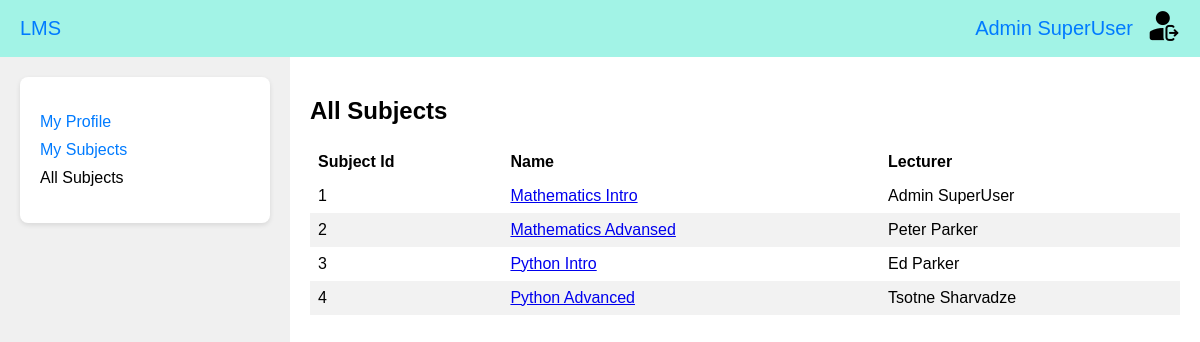
The app's page /all_subjects/ (signed in), older data.
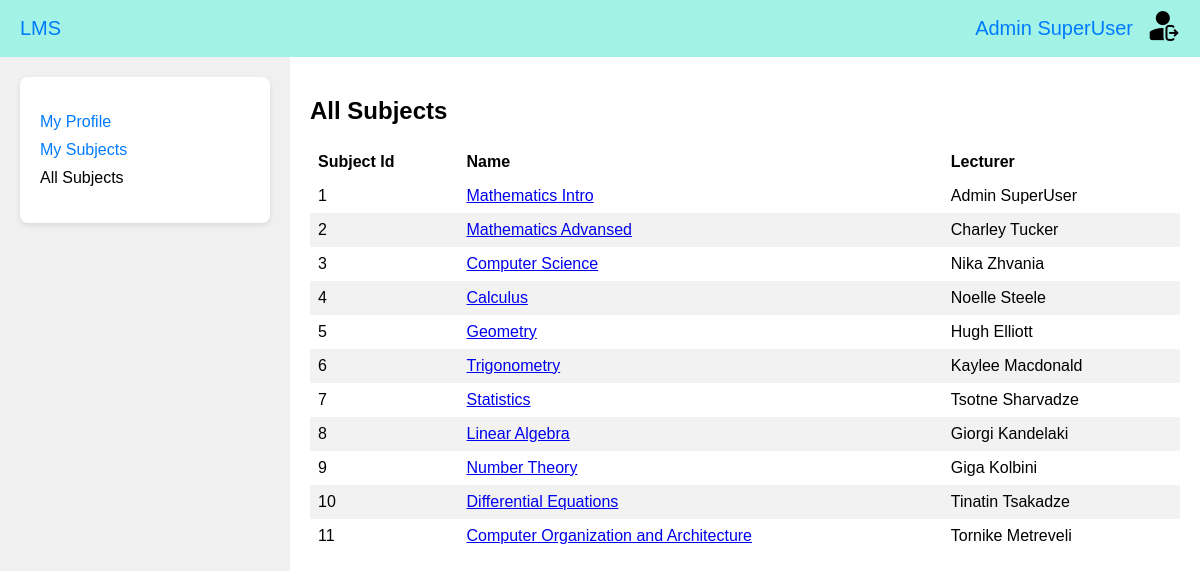
The same page, newer data.
### universities_app/models.py (models this page shows, shortened)
class Subject(models.Model):
    name = models.CharField(max_length=200, verbose_name=_("Subject name"), unique=True)
    description = models.TextField(verbose_name=_("Description"))
    syllabus = models.FileField(verbose_name=_("Syllabus"), upload_to="syllabus/")
    faculties = models.ManyToManyField("Faculty", verbose_name=_("Faculties"))
    lecturer = models.OneToOneField(
        "Lecturer", on_delete=models.CASCADE, verbose_name=_("Lecturer")
    )
    student = models.ManyToManyField(
        "Student",
        verbose_name=_("Student"),
        limit_choices_to={"id__lte": 7},
        blank=True,
    )
    class Meta:
        verbose_name = _("Subject")
        verbose_name_plural = _("Subjects")

class Lecturer(models.Model):
    user = models.OneToOneField(
        "accounts_app.CustomUser", on_delete=models.CASCADE, verbose_name=_("User")
    )
    first_name = models.CharField(
        max_length=200, verbose_name=_("Lecturer first name"), blank=True
    )
    last_name = models.CharField(
        max_length=200, verbose_name=_("Lecturer last name"), blank=True
    )
    class Meta:
        verbose_name = _("Lecturer")
        verbose_name_plural = _("Lecturers")
    def __str__(self):
        return f"{self.first_name} {self.last_name}"

### universities_app/views.py (the view)
# urls.py: path('all_subjects/', AllSubjectsView.as_view(), name='all_subjects'),
@method_decorator(login_required(login_url='/'), name='dispatch')
class AllSubjectsView(ListView):
    template_name = 'universities_app/all_subjects.html'
    model = Subject
    context_object_name = 'subjects'
    def get_context_data(self, **kwargs: Any):
        context = super().get_context_data(**kwargs)
        return context

### templates/universities_app/all_subjects.html (shortened to what this page needs)
{% load static %}
<!DOCTYPE html>
<html lang="en">
<head>
    <link rel="stylesheet" href="{% static 'css/main_styles.css' %}?v=2">
</head>
<body>
    {% include 'menu.html' %}
    <div class="main-page">
        <div class="main-page-content">
            <div class="sidebar">
                <div class="box">
                    <ul>
                        <li><a href="{% url 'profile' %}">My Profile</a></li>
                        <li><a href="{% url 'subjects' %}">My Subjects</a></li>
                        <li><a href="{% url 'all_subjects' %}" class="selected"> All Subjects</a></li>
                    </ul>
                </div>
            </div>
            <div class="content">
                    <h2>All Subjects</h2>
                    <table>
                        <thead>
                          <tr>
                            <th>Subject Id</th>
                            <th>Name</th>
                            <th>Lecturer</th>
                        </tr>
                        </thead>
                        <tbody>
                            {% for subject in subjects %}
                            <tr>
                              <td>{{ subject.id }}</td>
                              <td><a href="{% url 'subject' subject.id %}">{{ subject.name }}</a></td>
                              <td>{{ subject.lecturer }}</td>
                            </tr>
                          {% endfor %}
                        </tbody>
                    </table>
            </div>
        </div>
    </div>
</body>
</html>

Row changes from the older to the newer data that the page shows:
changed Subject "Mathematics Advansed": lecturer "Peter Parker" → "Charley Tucker"
changed Subject id 3: name "Python Intro" → "Computer Science"; lecturer "Ed Parker" → "Nika Zhvania"
changed Subject id 4: name "Python Advanced" → "Calculus"; lecturer "Tsotne Sharvadze" → "Noelle Steele"
added Subject: id "5", name "Geometry", lecturer "Hugh Elliott"
added Subject: id "6", name "Trigonometry", lecturer "Kaylee Macdonald"
added Subject: id "7", name "Statistics", lecturer "Tsotne Sharvadze"
added Subject: id "8", name "Linear Algebra", lecturer "Giorgi Kandelaki"
added Subject: id "9", name "Number Theory", lecturer "Giga Kolbini"
added Subject: id "10", name "Differential Equations", lecturer "Tinatin Tsakadze"
added Subject: id "11", name "Computer Organization and Architecture", lecturer "Tornike Metreveli"
